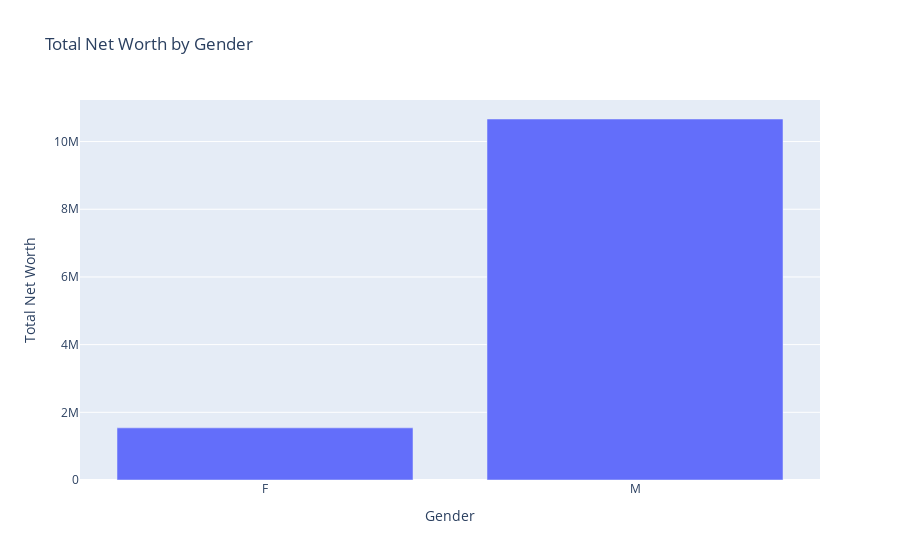

The notebook cell saved with this chart:
### Markdown cell above
14. Net Worth Distribution by Gender

### Code cell
# Aggregate net worth by gender
gender_net_worth = df_cleaned.groupby('gender')['finalWorth'].sum().reset_index()

# Create a bar plot
fig = px.bar(gender_net_worth, x='gender', y='finalWorth',
             title='Total Net Worth by Gender',
             labels={'gender': 'Gender', 'finalWorth': 'Total Net Worth'})
fig.show()

### Figure 1 — Plotly figure (JSON) as saved in the notebook; plotly's stock layout.template omitted (floating-point values rounded to 4 significant figures)
{"data": [{"alignmentgroup": "True", "hovertemplate": "Gender=%{x}<br>Total Net Worth=%{y}<extra></extra>", "legendgroup": "", "marker": {"color": "#636efa", "pattern": {"shape": ""}}, "name": "", "offsetgroup": "", "orientation": "v", "showlegend": false, "textposition": "auto", "type": "bar", "x": ["F", "M"], "xaxis": "x", "y": [1540200, 10666600], "yaxis": "y"}], "layout": {"barmode": "relative", "legend": {"tracegroupgap": 0}, "title": {"text": "Total Net Worth by Gender"}, "xaxis": {"anchor": "y", "domain": [0, 1], "title": {"text": "Gender"}}, "yaxis": {"anchor": "x", "domain": [0, 1], "title": {"text": "Total Net Worth"}}}}
